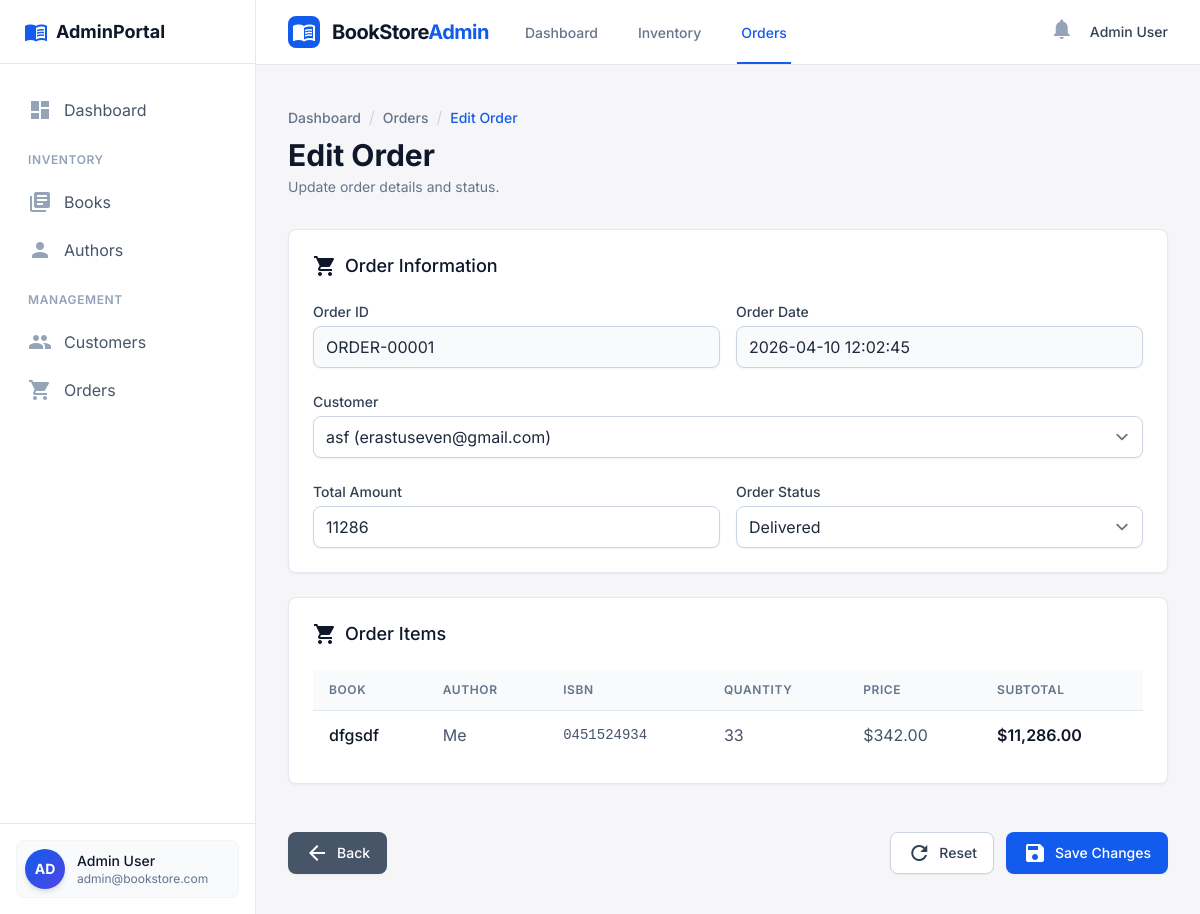
Page /index.php?page=editorder&id=1 on the committed database.
### tables this page shows
CREATE TABLE ORDERS (
    ORDER_ID INTEGER PRIMARY KEY AUTOINCREMENT,
    CUSTOMER_ID INTEGER NOT NULL,
    ORDER_DATE TEXT DEFAULT CURRENT_TIMESTAMP,
    TOTAL_AMOUNT REAL NOT NULL,
    STATUS TEXT DEFAULT 'Pending' CHECK (STATUS IN ('Pending', 'Processing', 'Shipped', 'Delivered', 'Cancelled')),
    FOREIGN KEY (CUSTOMER_ID) REFERENCES CUSTOMERS(CUSTOMER_ID)
);

CREATE TABLE CUSTOMERS (
    CUSTOMER_ID INTEGER PRIMARY KEY AUTOINCREMENT,
    NAME TEXT NOT NULL,
    EMAIL TEXT NOT NULL UNIQUE,
    PHONE TEXT,
    ADDRESS TEXT
);

CREATE TABLE ORDER_ITEMS (
    ORDER_ITEM_ID INTEGER PRIMARY KEY AUTOINCREMENT,
    ORDER_ID INTEGER NOT NULL,
    BOOK_ID INTEGER NOT NULL,
    QUANTITY INTEGER NOT NULL,
    PRICE REAL NOT NULL,
    FOREIGN KEY (ORDER_ID) REFERENCES ORDERS(ORDER_ID),
    FOREIGN KEY (BOOK_ID) REFERENCES BOOKS(BOOK_ID)
);

CREATE TABLE BOOKS (
    BOOK_ID INTEGER PRIMARY KEY AUTOINCREMENT,
    TITLE TEXT NOT NULL,
    AUTHOR_ID INTEGER NOT NULL,
    ISBN TEXT, 
    GENRE TEXT,
    PUBLISHED_YEAR INTEGER,
    PRICE REAL NOT NULL,
    STOCK INTEGER,
    EDITION TEXT,
    COVER_URL TEXT,
    DESCRIPTION TEXT,
    FOREIGN KEY (AUTHOR_ID) REFERENCES AUTHORS(AUTHOR_ID)
);

CREATE TABLE AUTHORS (
    AUTHOR_ID INTEGER PRIMARY KEY AUTOINCREMENT,
    NAME TEXT NOT NULL,
    BIOGRAPHY TEXT
, ROYALTY REAL DEFAULT 0.0);

### controllers/OrderController.php (called while the page is built, shortened)
<?php
require_once __DIR__ . '/../db.php';
function getOrderById($id) {
    global $pdo;
    $stmt = $pdo->prepare('
        SELECT O.*, C.NAME AS CUSTOMER_NAME, C.EMAIL AS CUSTOMER_EMAIL
        FROM ORDERS O
        LEFT JOIN CUSTOMERS C ON O.CUSTOMER_ID = C.CUSTOMER_ID
        WHERE O.ORDER_ID = ?
    ');
    $stmt->execute([$id]);
    return $stmt->fetch(PDO::FETCH_ASSOC);
}
function getOrderItems($order_id) {
    global $pdo;
    $stmt = $pdo->prepare('
        SELECT OI.*, B.TITLE, B.ISBN, A.NAME AS AUTHOR_NAME
        FROM ORDER_ITEMS OI
        JOIN BOOKS B ON OI.BOOK_ID = B.BOOK_ID
        LEFT JOIN AUTHORS A ON B.AUTHOR_ID = A.AUTHOR_ID
        WHERE OI.ORDER_ID = ?
        ORDER BY OI.ORDER_ITEM_ID
    ');
    $stmt->execute([$order_id]);
    return $stmt->fetchAll(PDO::FETCH_ASSOC);
}

### controllers/CustomerController.php (called while the page is built, shortened)
<?php
require_once __DIR__ . '/../db.php';
function getAllCustomers() {
    global $pdo;
    $stmt = $pdo->query('SELECT * FROM CUSTOMERS ORDER BY NAME');
    return $stmt->fetchAll(PDO::FETCH_ASSOC);
}

### views/EditOrder.php (the view, shortened to what this page needs)
<?php
require_once __DIR__ . '/../controllers/OrderController.php';
require_once __DIR__ . '/../controllers/CustomerController.php';
$order = null;
$orderItems = [];
$customers = getAllCustomers();
if (!isset($_GET['id'])) {
    $error = 'No order selected.';
} else {
    $order = getOrderById(intval($_GET['id']));
    if (!$order) {
        $error = 'Order not found.';
    } else {
        $orderItems = getOrderItems($order['ORDER_ID']);
    }
}
?>
<!DOCTYPE html>
<html lang="en"><head>
<script src="https://cdn.tailwindcss.com?plugins=forms,container-queries"></script>
<script id="tailwind-config">
        tailwind.config = {
            darkMode: "class",
            theme: {
                extend: {
                    colors: {
                        "primary": "#135bec",
                        "primary-hover": "#104bc7",
                        "background-light": "#f6f6f8",
                        "background-dark": "#101622",
                    },
                    fontFamily: {
                        "display": ["Inter", "sans-serif"]
                    },
                    borderRadius: { "DEFAULT": "0.25rem", "lg": "0.5rem", "xl": "0.75rem", "full": "9999px" },
                },
            },
        }
    </script>
</head>
<body class="bg-background-light text-slate-800 font-display antialiased min-h-screen flex flex-col">
<nav class="bg-white border-b border-slate-200 sticky top-0 z-30">
<div class="max-w-7xl mx-auto px-4 sm:px-6 lg:px-8">
<div class="flex justify-between h-16">
<div class="flex">
<div class="flex-shrink-0 flex items-center gap-3">
<div class="w-8 h-8 rounded-lg bg-primary flex items-center justify-center text-white">
<span class="material-icons text-xl">menu_book</span>
</div>
<span class="font-bold text-xl tracking-tight text-slate-900">BookStore<span class="text-primary">Admin</span></span>
</div>
<div class="hidden sm:ml-8 sm:flex sm:space-x-8">
<a class="border-transparent text-slate-500 hover:border-primary hover:text-primary inline-flex items-center px-1 pt-1 border-b-2 text-sm font-medium" href="index.php?page=dashboard">Dashboard</a>
<a class="border-transparent text-slate-500 hover:border-primary hover:text-primary inline-flex items-center px-1 pt-1 border-b-2 text-sm font-medium" href="index.php?page=inventrory">Inventory</a>
<a class="border-primary text-primary inline-flex items-center px-1 pt-1 border-b-2 text-sm font-medium" href="index.php?page=order">Orders</a>
</div>
</div>
<div class="flex items-center">
<div class="flex-shrink-0">
<button class="relative p-1 rounded-full text-slate-400 hover:text-slate-500 focus:outline-none" type="button">
<span class="material-icons">notifications</span>
</button>
</div>
<div class="ml-3 relative flex items-center gap-2">
<span class="text-sm font-medium text-slate-700 hidden md:block">Admin User</span>
</div>
</div>
</div>
</div>
</nav>
<main class="flex-1 py-10">
<div class="max-w-6xl mx-auto px-4 sm:px-6 lg:px-8">
<div class="md:flex md:items-center md:justify-between mb-8">
<div class="flex-1 min-w-0">
<nav aria-label="Breadcrumb" class="flex">
<ol class="flex items-center space-x-2" role="list">
<li><a class="text-sm font-medium text-slate-500 hover:text-slate-700" href="index.php?page=dashboard">Dashboard</a></li>
<li><span class="text-slate-300">/</span></li>
<li><a class="text-sm font-medium text-slate-500 hover:text-slate-700" href="index.php?page=order">Orders</a></li>
<li><span class="text-slate-300">/</span></li>
<li><a aria-current="page" class="text-sm font-medium text-primary" href="#">Edit Order</a></li>
</ol>
</nav>
<h2 class="mt-2 text-2xl font-bold leading-7 text-slate-900 sm:text-3xl sm:truncate">Edit Order</h2>
<p class="mt-1 text-sm text-slate-500">Update order details and status.</p>
</div>
</div>
<form action="#" class="space-y-6" method="POST">
<div class="bg-white shadow-sm rounded-lg border border-slate-200 overflow-hidden">
<div class="px-4 py-5 sm:p-6">
<h3 class="text-lg leading-6 font-medium text-slate-900 flex items-center gap-2 mb-6">
<span class="material-icons">shopping_cart</span>
                        Order Information
                    </h3>
<div class="grid grid-cols-1 gap-y-6 gap-x-4 sm:grid-cols-2">
<div>
<label class="block text-sm font-medium text-slate-700 mb-1" for="order_id">Order ID</label>
<input class="w-full px-3 py-2 border border-slate-300 rounded-lg shadow-sm bg-gray-50" disabled id="order_id" name="order_id" type="text" value="ORDER-<?= str_pad($order['ORDER_ID'] ?? '', 5, '0', STR_PAD_LEFT) ?>"/>
</div>
<div>
<label class="block text-sm font-medium text-slate-700 mb-1" for="order_date">Order Date</label>
<input class="w-full px-3 py-2 border border-slate-300 rounded-lg shadow-sm bg-gray-50" disabled id="order_date" name="order_date" type="text" value="<?= htmlspecialchars($order['ORDER_DATE'] ?? '') ?>"/>
</div>
<div class="sm:col-span-2">
<label class="block text-sm font-medium text-slate-700 mb-1" for="customer_id">Customer</label>
<select class="w-full px-3 py-2 border border-slate-300 rounded-lg shadow-sm focus:ring-primary focus:border-primary" id="customer_id" name="customer_id" required>
    <?php foreach ($customers as $customer): ?>
        <option value="<?= $customer['CUSTOMER_ID'] ?>" <?= ($order && $order['CUSTOMER_ID'] == $customer['CUSTOMER_ID']) ? 'selected' : '' ?>><?= htmlspecialchars($customer['NAME']) ?> (<?= htmlspecialchars($customer['EMAIL']) ?>)</option>
    <?php endforeach; ?>
</select>
</div>
<div>
<label class="block text-sm font-medium text-slate-700 mb-1" for="total_amount">Total Amount</label>
<input class="w-full px-3 py-2 border border-slate-300 rounded-lg shadow-sm focus:ring-primary focus:border-primary" id="total_amount" name="total_amount" type="number" step="0.01" min="0" value="<?= htmlspecialchars($order['TOTAL_AMOUNT'] ?? '') ?>" required/>
</div>
<div>
<label class="block text-sm font-medium text-slate-700 mb-1" for="status">Order Status</label>
<select class="w-full px-3 py-2 border border-slate-300 rounded-lg shadow-sm focus:ring-primary focus:border-primary" id="status" name="status" required>
<option value="Delivered" <?= ($order && $order['STATUS'] == 'Delivered') ? 'selected' : '' ?>>Delivered</option>
</select>
</div>
</div>
</div>
</div>
<?php if (!empty($orderItems)): ?>
<div class="bg-white shadow-sm rounded-lg border border-slate-200 overflow-hidden">
    <div class="px-4 py-5 sm:p-6">
        <h3 class="text-lg leading-6 font-medium text-slate-900 flex items-center gap-2 mb-6">
            <span class="material-icons">shopping_cart</span>
            Order Items
        </h3>
        <div class="overflow-x-auto">
            <table class="w-full text-left border-collapse">
                <thead>
                    <tr class="bg-slate-50">
                        <th class="px-4 py-3 text-xs font-semibold uppercase tracking-wider text-slate-500 border-b border-slate-200">Book</th>
                        <th class="px-4 py-3 text-xs font-semibold uppercase tracking-wider text-slate-500 border-b border-slate-200">Author</th>
                        <th class="px-4 py-3 text-xs font-semibold uppercase tracking-wider text-slate-500 border-b border-slate-200">ISBN</th>
                        <th class="px-4 py-3 text-xs font-semibold uppercase tracking-wider text-slate-500 border-b border-slate-200">Quantity</th>
                        <th class="px-4 py-3 text-xs font-semibold uppercase tracking-wider text-slate-500 border-b border-slate-200">Price</th>
                        <th class="px-4 py-3 text-xs font-semibold uppercase tracking-wider text-slate-500 border-b border-slate-200">Subtotal</th>
                    </tr>
                </thead>
                <tbody>
                    <?php foreach ($orderItems as $item): ?>
                        <tr class="hover:bg-slate-50">
                            <td class="px-4 py-3 font-medium text-slate-900"><?= htmlspecialchars($item['TITLE']) ?></td>
                            <td class="px-4 py-3 text-slate-600"><?= htmlspecialchars($item['AUTHOR_NAME'] ?? 'Unknown') ?></td>
                            <td class="px-4 py-3 text-slate-600 font-mono text-sm"><?= htmlspecialchars($item['ISBN'] ?? 'N/A') ?></td>
                            <td class="px-4 py-3 text-slate-600"><?= $item['QUANTITY'] ?></td>
                            <td class="px-4 py-3 text-slate-600">$<?= number_format($item['PRICE'], 2) ?></td>
                            <td class="px-4 py-3 font-semibold text-slate-900">$<?= number_format($item['QUANTITY'] * $item['PRICE'], 2) ?></td>
                        </tr>
                    <?php endforeach; ?>
                </tbody>
            </table>
        </div>
    </div>
</div>
<?php endif; ?>
<div class="flex items-center justify-between pt-6">
<button class="inline-flex items-center justify-center px-4 py-2 border border-transparent text-sm font-medium rounded-lg shadow-sm text-white bg-slate-600 hover:bg-slate-700 focus:outline-none transition-all" type="button" onclick="window.history.back()">
<span class="material-icons text-lg mr-2">arrow_back</span>
                    Back
                </button>
<div class="flex gap-3">
<button class="inline-flex items-center justify-center px-4 py-2 border border-slate-300 text-sm font-medium rounded-lg shadow-sm text-slate-700 bg-white hover:bg-slate-50 focus:outline-none transition-all" type="reset">
<span class="material-icons text-lg mr-2">refresh</span>
                        Reset
                    </button>
<button class="inline-flex items-center justify-center px-4 py-2 border border-transparent text-sm font-medium rounded-lg shadow-sm text-white bg-primary hover:bg-primary-hover focus:outline-none transition-all" type="submit">
<span class="material-icons text-lg mr-2">save</span>
                        Save Changes
                    </button>
</div>
</div>
</form>
</div>
</main>
</body>
</html>

### rows in the picture
orders: order_id "ORDER-00001", order_date "2026-04-10 12:02:45", customer_id "asf (erastuseven@gmail.com)", total_amount "11286", status "Delivered"
order_items: BOOK_ID.TITLE "dfgsdf", authors.NAME "Me", BOOK_ID.ISBN "0451524934", QUANTITY "33", PRICE "342.00", $item['QUANTITY'] * $item['PRICE'] "11,286.00"
